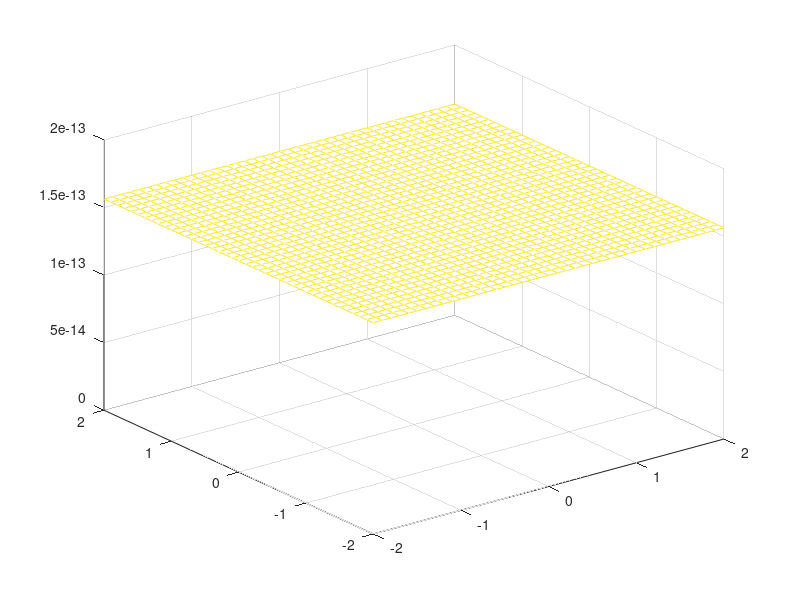

Recreate this plot in MATLAB.
%curva gaussiana
clc, clear
%A=10
%[x,y]=meshgrid(-10:0.1:10)
%z=x*exp(-x.^2-y.^2);
%mesh(x,y,z)
a=10;
d=0.1;
x=-2:d:2;
y=-2:d:2;
[X,Y]=meshgrid(x,y);
z=X*exp(Y.*Y);
mesh(X,Y,z)
meshc(X,Y,z)
%surf(X,Y,z)
